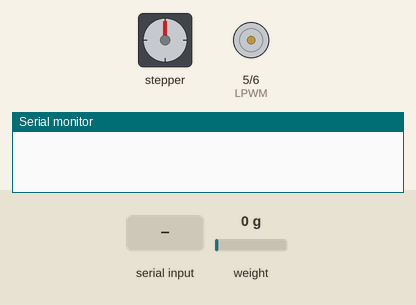
The sketch below on a simulated Arduino Uno, built with avr-gcc and run on an emulated ATmega328P. On the bench: stepper motor, motor-driver pin pairs drawn as motors (green arrow = first pin HIGH = forward, orange = second pin HIGH = backward, longer = more drive), the last lines printed to the serial monitor. Wiring (inferred from the names in the program): stepper motor driver (200 steps per turn assumed): step pin 3; direction pin 2. The inputs (shaded band) are chosen by the test bench; at power-on: weight on the scale 0 g.

Above: at 2.2 s.
2.3 s: "s" received over Serial
4.8 s: weight on the scale set to 9 g
6.9 s: weight on the scale set to 12 g
At 12.5 s:
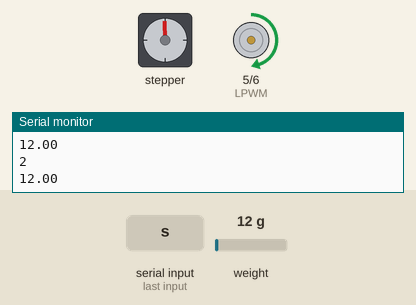
At 46.0 s:
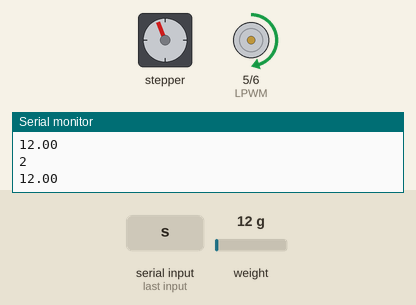
Timing chart, 0 to 50.3 s (numbered marks = the images above; inputs shaded):
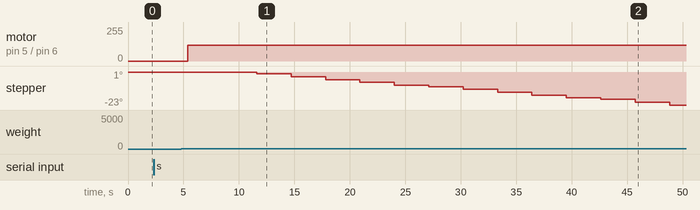

The sketch:

scratch_tester.ino
```cpp
#include "HX711.h"

/////////////////////////////////////////////////////////////////////////////
//////////////////////// VARIABLES & CONSTANTS //////////////////////////////
/////////////////////////////////////////////////////////////////////////////

// PINS
const int SERVO_MOTOR_STEP_PIN = 3;
const int SERVO_MOTOR_DIR_PIN = 2;
const int HX711_SCK = 8;
const int HX711_DOUT = 9;
const int RPWM = 6;
const int LPWM = 5;

// CONSTANTS
const int WAIT_STATE = 111;
const int PRINT_DELAY = 2000;
const int SERVO_MOTOR_DELAY = 200;
const int LOAD_CELL_DELAY = 10;
const int LINEAR_ACTUATOR_MAX_SPEED = 120;
const int LINEAR_ACTUATOR_GO_TO_UP_TIME = 2;                  // TODO: CHANGE HERE BY CALIBRATING TIME
const int SERVO_MOTOR_GO_TO_CAM_TIME = 5000;                     // TODO: CHANGE HERE BY CALIBRATING TIME
const int SERVO_MOTOR_RESET_TIME = 15000;                      // TODO: CHANGE HERE BY CALIBRATING TIME
const double LOAD_CELL_SET_SCALE_FACTOR = -18.2583;           // TODO: CHANGE HERE BY CALIBRATING LOAD CELL
const double LOAD_CELL_LINEAR_ACTUATOR_START_THRESHOLD = 10;  // TODO: CHANGE HERE BY CALIBRATING LOAD CELL
const double LOAD_CELL_LINEAR_ACTUATOR_MAX_THRESHOLD = 4000;  // TODO: CHANGE HERE BY CALIBRATING NEWTONS

// STATE VARIABLES
int currentState = WAIT_STATE;  // Corresponding state in Python GUI
float currentWeight = -1;       // Weight calculated by Load Cell
bool printedCaseTwo = false;    // For non-blocking the process
bool printedCaseThree = false;  // For non-blocking the process
byte linearActuatorSpeed = 0;
int linearActuatorGoToUpTimeSpent = 0;
int servoMotorGoToCamTimeSpent = 0;
int servoMotorResetTimeSpent = 0;

// Load Cell
HX711 scale;

/////////////////////////////////////////////////////////////////////////////
/////////////////////////////// HELPERS /////////////////////////////////////
/////////////////////////////////////////////////////////////////////////////

void printState(char currentState) {
  delay(PRINT_DELAY / 2);
  Serial.println(currentState);
  delay(PRINT_DELAY);
}

/////////////////////////////////////////////////////////////////////////////
///////////////////////////// SETUP /////////////////////////////////////////
/////////////////////////////////////////////////////////////////////////////

void setup() {
  Serial.begin(9600);
  setupServoMotor();
  setupLoadCell();
  setupLinearActuator();
}

/////////////////////////////////////////////////////////////////////////////
///////////////////////////// LOOP //////////////////////////////////////////
/////////////////////////////////////////////////////////////////////////////

void loop() {
  if (Serial.available() > 0) {
    char userInput = Serial.read();
    if (userInput == 's') {
      currentState = 1;
    } else if (userInput == 'c') {
      currentState = 7;
    }
  }

  if (currentState == 0) {
    printState('0');
    currentState = 1;
  } else if (currentState == 1) {
    printState('1');
    double currentReading = readLoadCell();
    if (currentReading > LOAD_CELL_LINEAR_ACTUATOR_START_THRESHOLD) {
      currentState = 2;
    } else {
      linearActuatorDown();
    }
  } else if (currentState == 2) {
    printState('2');
    double currentReading = readLoadCell();
    if (currentReading > LOAD_CELL_LINEAR_ACTUATOR_MAX_THRESHOLD) {
      currentState = 3;
    } else {
      linearActuatorDown();
      servoMotorRight();
    }
  } else if (currentState == 3) {
    printState('3');
    currentState = 4;
  } else if (currentState == 4) {
    printState('4');
    if (linearActuatorGoToUpTimeSpent > LINEAR_ACTUATOR_GO_TO_UP_TIME) {
      currentState = 5;
    } else {
      linearActuatorUp();
      linearActuatorGoToUpTimeSpent++;
    }
  } else if (currentState == 5) {
    printState('5');
    if (servoMotorGoToCamTimeSpent > SERVO_MOTOR_GO_TO_CAM_TIME) {
      currentState = 6;
    } else {
      servoMotorRight();
      servoMotorGoToCamTimeSpent++;
    }
  } else if (currentState == 6) {
    printState('6');
    currentState = WAIT_STATE;
  } else if (currentState == 7) {
    printState('7');
    currentState = 8;
  } else if (currentState == 8) {
    printState('8');
    if (servoMotorResetTimeSpent > SERVO_MOTOR_RESET_TIME) {
      currentState = WAIT_STATE;
    } else {
      servoMotorLeft();
      servoMotorResetTimeSpent++;
    }
  } else if (currentState == WAIT_STATE) {
    // Do Nothing
  } else {
    // Do Nothing
  }
}

/////////////////////////////////////////////////////////////////////////////
//////////////////////// SERVO MOTOR DRIVER /////////////////////////////////
/////////////////////////////////////////////////////////////////////////////

void setupServoMotor() {
  pinMode(SERVO_MOTOR_STEP_PIN, OUTPUT);
  pinMode(SERVO_MOTOR_DIR_PIN, OUTPUT);
  digitalWrite(SERVO_MOTOR_DIR_PIN, LOW);
}

void servoMotorRight() {

  digitalWrite(SERVO_MOTOR_STEP_PIN, HIGH);
  delayMicroseconds(SERVO_MOTOR_DELAY);
  digitalWrite(SERVO_MOTOR_STEP_PIN, LOW);
  delayMicroseconds(SERVO_MOTOR_DELAY);
}

void servoMotorLeft() {
  digitalWrite(SERVO_MOTOR_DIR_PIN, HIGH);
  digitalWrite(SERVO_MOTOR_STEP_PIN, HIGH);
  delayMicroseconds(SERVO_MOTOR_DELAY);
  digitalWrite(SERVO_MOTOR_STEP_PIN, LOW);
  delayMicroseconds(SERVO_MOTOR_DELAY);
}

/////////////////////////////////////////////////////////////////////////////
/////////////////////////// LOAD CELL ///////////////////////////////////////
/////////////////////////////////////////////////////////////////////////////

void setupLoadCell() {
  scale.begin(HX711_DOUT, HX711_SCK);
  scale.set_scale(LOAD_CELL_SET_SCALE_FACTOR);  // TODO: CHANGE HERE BY THE CALIBRATION VALUE
  scale.tare();
}

double readLoadCell() {
  double scaled = scale.get_units();
  Serial.println(scaled);
  return scaled;
}

/////////////////////////////////////////////////////////////////////////////
/////////////////////// LINEAR ACTUATOR /////////////////////////////////////
/////////////////////////////////////////////////////////////////////////////

void setupLinearActuator() {
  pinMode(RPWM, OUTPUT);
  pinMode(LPWM, OUTPUT);
}

void linearActuatorDown() {
  linearActuatorSpeed = LINEAR_ACTUATOR_MAX_SPEED;
  analogWrite(RPWM, 0);
  analogWrite(LPWM, linearActuatorSpeed);
}

void linearActuatorUp() {
  linearActuatorSpeed = LINEAR_ACTUATOR_MAX_SPEED;
  analogWrite(RPWM, linearActuatorSpeed);
  analogWrite(LPWM, 0);
}
```

Measured:
- the behaviour switches between 10 and 11 g on weight on the scale (found by bisection; images 0 and 1)
